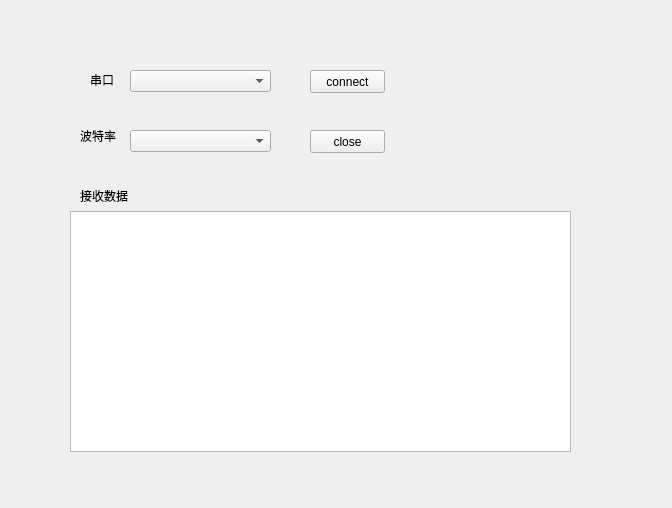
<?xml version="1.0" encoding="UTF-8"?>
<ui version="4.0">
 <class>Form</class>
 <widget class="QWidget" name="Form">
  <property name="geometry">
   <rect>
    <x>0</x>
    <y>0</y>
    <width>672</width>
    <height>508</height>
   </rect>
  </property>
  <property name="windowTitle">
   <string>COM connect</string>
  </property>
  <widget class="QPushButton" name="pushButton">
   <property name="geometry">
    <rect>
     <x>310</x>
     <y>70</y>
     <width>75</width>
     <height>23</height>
    </rect>
   </property>
   <property name="text">
    <string>connect</string>
   </property>
  </widget>
  <widget class="QPushButton" name="pushButton_2">
   <property name="geometry">
    <rect>
     <x>310</x>
     <y>130</y>
     <width>75</width>
     <height>23</height>
    </rect>
   </property>
   <property name="text">
    <string>close</string>
   </property>
  </widget>
  <widget class="QComboBox" name="comboBox">
   <property name="geometry">
    <rect>
     <x>130</x>
     <y>70</y>
     <width>141</width>
     <height>22</height>
    </rect>
   </property>
  </widget>
  <widget class="QComboBox" name="comboBox_2">
   <property name="geometry">
    <rect>
     <x>130</x>
     <y>130</y>
     <width>141</width>
     <height>22</height>
    </rect>
   </property>
  </widget>
  <widget class="QTextBrowser" name="textBrowser">
   <property name="geometry">
    <rect>
     <x>70</x>
     <y>211</y>
     <width>501</width>
     <height>241</height>
    </rect>
   </property>
  </widget>
  <widget class="QLabel" name="label">
   <property name="geometry">
    <rect>
     <x>90</x>
     <y>70</y>
     <width>54</width>
     <height>20</height>
    </rect>
   </property>
   <property name="text">
    <string>串口</string>
   </property>
  </widget>
  <widget class="QLabel" name="label_2">
   <property name="geometry">
    <rect>
     <x>80</x>
     <y>130</y>
     <width>54</width>
     <height>12</height>
    </rect>
   </property>
   <property name="text">
    <string>波特率</string>
   </property>
  </widget>
  <widget class="QLabel" name="label_3">
   <property name="geometry">
    <rect>
     <x>80</x>
     <y>190</y>
     <width>54</width>
     <height>12</height>
    </rect>
   </property>
   <property name="text">
    <string>接收数据</string>
   </property>
  </widget>
 </widget>
 <resources/>
 <connections/>
</ui>
